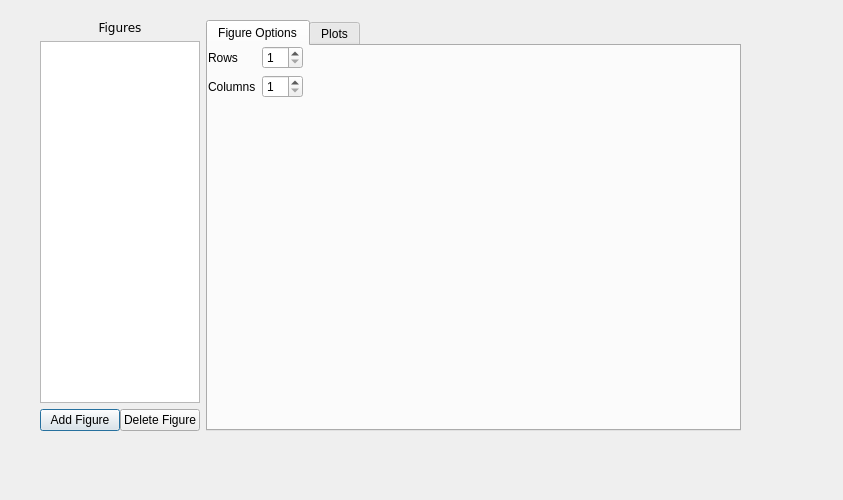
<?xml version="1.0" encoding="UTF-8"?>
<ui version="4.0">
 <class>EditFigureDialog</class>
 <widget class="QDialog" name="EditFigureDialog">
  <property name="geometry">
   <rect>
    <x>0</x>
    <y>0</y>
    <width>843</width>
    <height>500</height>
   </rect>
  </property>
  <property name="minimumSize">
   <size>
    <width>620</width>
    <height>420</height>
   </size>
  </property>
  <property name="baseSize">
   <size>
    <width>0</width>
    <height>0</height>
   </size>
  </property>
  <property name="windowTitle">
   <string>Edit Figure</string>
  </property>
  <widget class="QWidget" name="horizontalLayoutWidget">
   <property name="geometry">
    <rect>
     <x>40</x>
     <y>20</y>
     <width>701</width>
     <height>411</height>
    </rect>
   </property>
   <layout class="QHBoxLayout" name="horizontalLayout">
    <item>
     <layout class="QVBoxLayout" name="verticalLayout">
      <item>
       <widget class="QLabel" name="figureListLabel">
        <property name="sizePolicy">
         <sizepolicy hsizetype="Preferred" vsizetype="Preferred">
          <horstretch>0</horstretch>
          <verstretch>0</verstretch>
         </sizepolicy>
        </property>
        <property name="font">
         <font>
          <family>DejaVu Sans</family>
          <pointsize>9</pointsize>
         </font>
        </property>
        <property name="text">
         <string>Figures</string>
        </property>
        <property name="textFormat">
         <enum>Qt::AutoText</enum>
        </property>
        <property name="scaledContents">
         <bool>false</bool>
        </property>
        <property name="alignment">
         <set>Qt::AlignCenter</set>
        </property>
       </widget>
      </item>
      <item>
       <widget class="QListView" name="figureListView">
        <property name="enabled">
         <bool>true</bool>
        </property>
        <property name="sizePolicy">
         <sizepolicy hsizetype="Fixed" vsizetype="Expanding">
          <horstretch>0</horstretch>
          <verstretch>0</verstretch>
         </sizepolicy>
        </property>
        <property name="minimumSize">
         <size>
          <width>100</width>
          <height>0</height>
         </size>
        </property>
       </widget>
      </item>
      <item>
       <layout class="QHBoxLayout" name="horizontalLayout_2">
        <property name="spacing">
         <number>0</number>
        </property>
        <item>
         <widget class="QPushButton" name="addFigureButton">
          <property name="sizePolicy">
           <sizepolicy hsizetype="Fixed" vsizetype="Fixed">
            <horstretch>0</horstretch>
            <verstretch>0</verstretch>
           </sizepolicy>
          </property>
          <property name="layoutDirection">
           <enum>Qt::LeftToRight</enum>
          </property>
          <property name="text">
           <string>Add Figure</string>
          </property>
         </widget>
        </item>
        <item>
         <widget class="QPushButton" name="deleteFigureButton">
          <property name="sizePolicy">
           <sizepolicy hsizetype="Fixed" vsizetype="Fixed">
            <horstretch>0</horstretch>
            <verstretch>0</verstretch>
           </sizepolicy>
          </property>
          <property name="text">
           <string>Delete Figure</string>
          </property>
         </widget>
        </item>
       </layout>
      </item>
     </layout>
    </item>
    <item>
     <widget class="QTabWidget" name="tabWidget">
      <property name="currentIndex">
       <number>0</number>
      </property>
      <widget class="QWidget" name="figureOptionsTab">
       <attribute name="title">
        <string>Figure Options</string>
       </attribute>
       <widget class="QWidget" name="formLayoutWidget">
        <property name="geometry">
         <rect>
          <x>0</x>
          <y>0</y>
          <width>271</width>
          <height>331</height>
         </rect>
        </property>
        <layout class="QFormLayout" name="formLayout">
         <property name="fieldGrowthPolicy">
          <enum>QFormLayout::ExpandingFieldsGrow</enum>
         </property>
         <item row="0" column="0">
          <widget class="QLabel" name="label">
           <property name="text">
            <string>Rows</string>
           </property>
          </widget>
         </item>
         <item row="0" column="1">
          <widget class="QSpinBox" name="figureRows">
           <property name="minimum">
            <number>1</number>
           </property>
          </widget>
         </item>
         <item row="1" column="0">
          <widget class="QLabel" name="label_2">
           <property name="text">
            <string>Columns</string>
           </property>
          </widget>
         </item>
         <item row="1" column="1">
          <widget class="QSpinBox" name="figureColumns">
           <property name="minimum">
            <number>1</number>
           </property>
          </widget>
         </item>
        </layout>
       </widget>
      </widget>
      <widget class="QWidget" name="plotTab">
       <attribute name="title">
        <string>Plots</string>
       </attribute>
       <widget class="QWidget" name="gridLayoutWidget">
        <property name="geometry">
         <rect>
          <x>0</x>
          <y>0</y>
          <width>430</width>
          <height>381</height>
         </rect>
        </property>
        <layout class="QGridLayout" name="gridLayout">
         <item row="1" column="1">
          <widget class="QLabel" name="yAxisLabel">
           <property name="text">
            <string>Y Axis</string>
           </property>
          </widget>
         </item>
         <item row="2" column="1">
          <widget class="QListView" name="yAxisListView">
           <property name="editTriggers">
            <set>QAbstractItemView::NoEditTriggers</set>
           </property>
           <property name="selectionMode">
            <enum>QAbstractItemView::ExtendedSelection</enum>
           </property>
           <property name="selectionBehavior">
            <enum>QAbstractItemView::SelectItems</enum>
           </property>
          </widget>
         </item>
         <item row="2" column="0">
          <widget class="QListView" name="xAxisListView"/>
         </item>
         <item row="1" column="0">
          <widget class="QLabel" name="xAxisLabel">
           <property name="text">
            <string>X Axis</string>
           </property>
          </widget>
         </item>
         <item row="3" column="0">
          <layout class="QHBoxLayout" name="horizontalLayout_3">
           <item>
            <widget class="QLabel" name="label_3">
             <property name="text">
              <string>Row</string>
             </property>
            </widget>
           </item>
           <item>
            <widget class="QSpinBox" name="plotRow">
             <property name="minimum">
              <number>1</number>
             </property>
            </widget>
           </item>
           <item>
            <widget class="QLabel" name="label_4">
             <property name="text">
              <string>Column</string>
             </property>
            </widget>
           </item>
           <item>
            <widget class="QSpinBox" name="plotColumn">
             <property name="minimum">
              <number>1</number>
             </property>
            </widget>
           </item>
          </layout>
         </item>
         <item row="3" column="1">
          <widget class="QPushButton" name="addPlotButton">
           <property name="text">
            <string>Add Plot</string>
           </property>
          </widget>
         </item>
         <item row="4" column="0" colspan="2">
          <widget class="QTableView" name="plotListView"/>
         </item>
        </layout>
       </widget>
      </widget>
     </widget>
    </item>
   </layout>
  </widget>
 </widget>
 <resources/>
 <connections/>
</ui>
